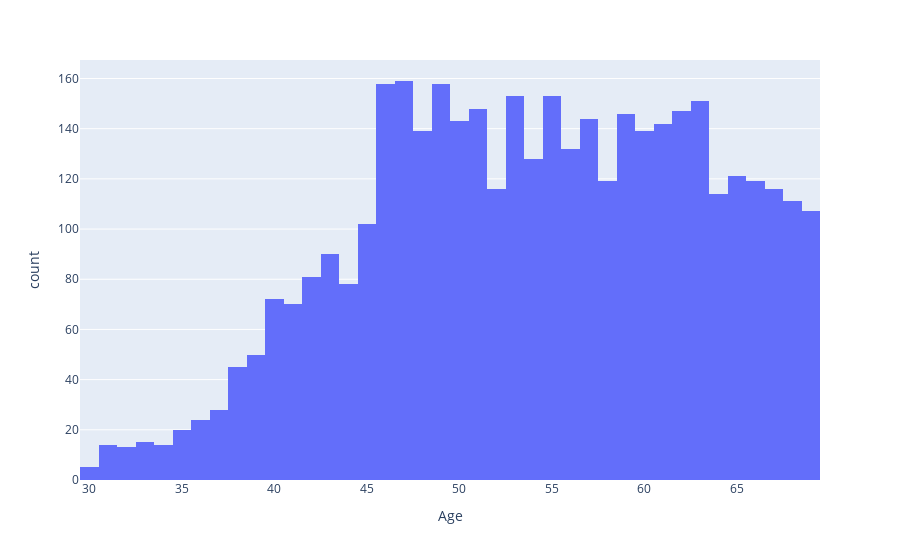

Notebook cell for this chart:
### Markdown cell above
Code Reuse Session 1

### Code cell
# Create and display histogram for Age distribution
age_fig = px.histogram(data, x="Age")
age_fig.show()

### Figure 1 — Plotly figure (JSON) as saved in the notebook; plotly's stock layout.template omitted (floating-point values rounded to 4 significant figures; data arrays with more than 128 entries replaced by an {"elided": "..."} marker saying what was removed)
{"data": [{"alignmentgroup": "True", "bingroup": "x", "hovertemplate": "Age=%{x}<br>count=%{y}<extra></extra>", "legendgroup": "", "marker": {"color": "#636efa", "pattern": {"shape": ""}}, "name": "", "offsetgroup": "", "orientation": "v", "showlegend": false, "type": "histogram", "x": {"elided": "3984 int values"}, "xaxis": "x", "yaxis": "y"}], "layout": {"barmode": "relative", "legend": {"tracegroupgap": 0}, "margin": {"t": 60}, "xaxis": {"anchor": "y", "domain": [0, 1], "title": {"text": "Age"}}, "yaxis": {"anchor": "x", "domain": [0, 1], "title": {"text": "count"}}}}
